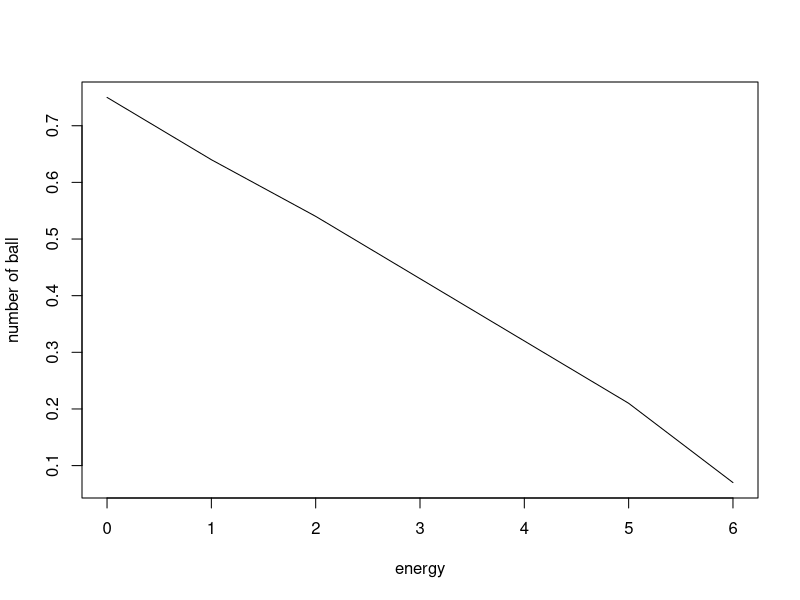

The R source for this figure:
## ---- chunk 1
library(knitr)
Macrostate1 <- c(2,0,0,0,0,0,1)
Macrostate2 <- c(1,1,0,0,0,1,0)
Macrostate3 <- c(1,0,1,0,1,0,0)
Macrostate4 <- c(1,0,0,2,0,0,0)
Macrostate5 <- c(0,2,0,0,1,0,0)
Macrostate6 <- c(0,1,1,1,0,0,0)
Macrostate7 <- c(0,0,3,0,0,0,0)
Macrostate <- rbind(Macrostate1,Macrostate2,Macrostate3,Macrostate4,Macrostate5,Macrostate6,Macrostate7)
colnames(Macrostate) <- c(0:6)
kable(Macrostate, caption = "Macrostate.")
## ---- chunk 2
library(knitr)
Macrostate1 <- c(2,0,0,0,0,0,1)
Macrostate2 <- c(1,1,0,0,0,1,0)
Macrostate3 <- c(1,0,1,0,1,0,0)
Macrostate4 <- c(1,0,0,2,0,0,0)
Macrostate5 <- c(0,2,0,0,1,0,0)
Macrostate6 <- c(0,1,1,1,0,0,0)
Macrostate7 <- c(0,0,3,0,0,0,0)
Macrostate <- rbind(Macrostate1,Macrostate2,Macrostate3,Macrostate4,Macrostate5,Macrostate6,Macrostate7)
Microstate <- c(3,6,6,3,3,6,1)
state <- cbind(Macrostate,Microstate)
total <- c(0.75,0.64,0.54,0.43,0.32,0.21,0.07,28)
colnames(state) <- c(0:6,'Microstate')
state <- rbind(state,total)
kable(state, caption = "State.")
## ---- chunk 3
plot(x = c(0:6), y = total[1:7], xlab = 'energy', ylab = 'number of ball', type = 'l')
